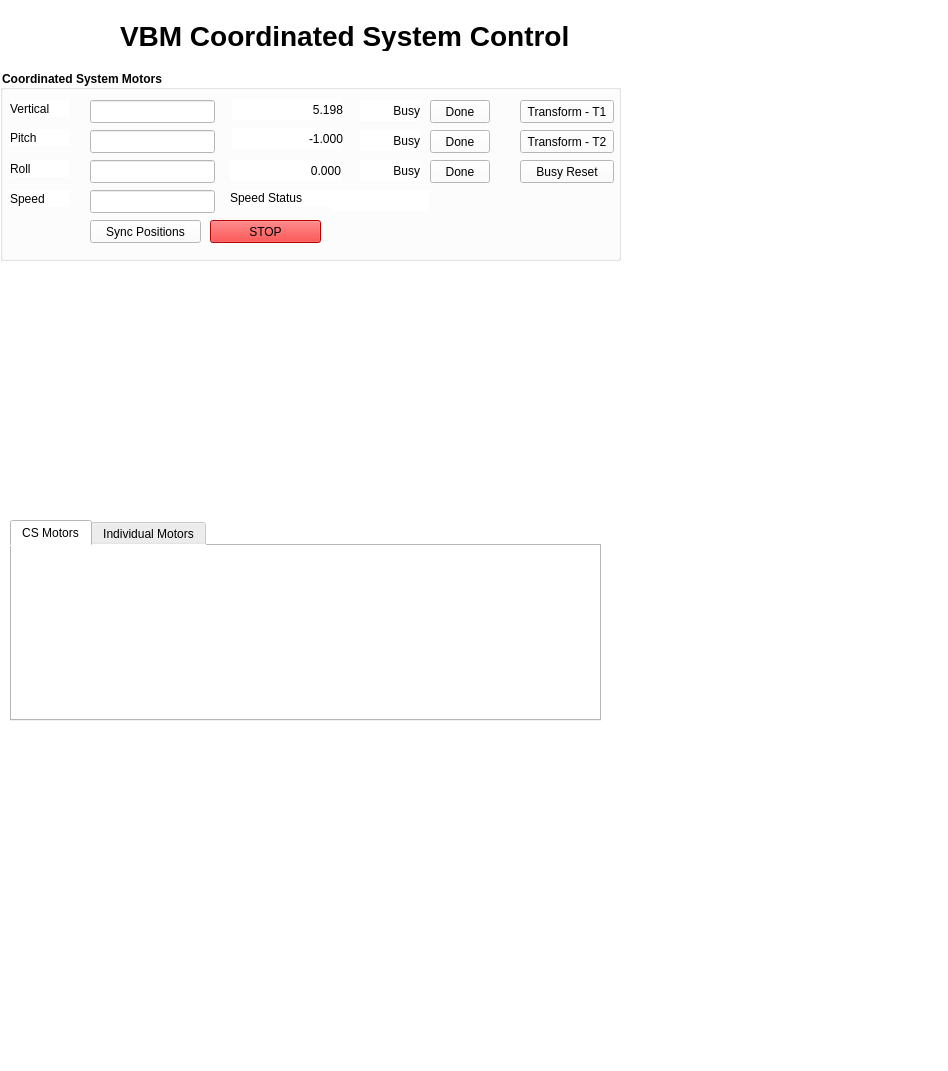
<?xml version="1.0" encoding="UTF-8"?>
<ui version="4.0">
 <class>Form</class>
 <widget class="QWidget" name="Form">
  <property name="geometry">
   <rect>
    <x>0</x>
    <y>0</y>
    <width>948</width>
    <height>1071</height>
   </rect>
  </property>
  <property name="windowTitle">
   <string>Form</string>
  </property>
  <property name="styleSheet">
   <string notr="true">background-color: rgb(255, 255, 255);</string>
  </property>
  <layout class="QHBoxLayout" name="horizontalLayout">
   <property name="spacing">
    <number>0</number>
   </property>
   <property name="leftMargin">
    <number>0</number>
   </property>
   <property name="topMargin">
    <number>0</number>
   </property>
   <property name="rightMargin">
    <number>0</number>
   </property>
   <property name="bottomMargin">
    <number>0</number>
   </property>
   <item>
    <widget class="QFrame" name="frame">
     <property name="minimumSize">
      <size>
       <width>948</width>
       <height>560</height>
      </size>
     </property>
     <property name="styleSheet">
      <string notr="true">background-color: rgb(255, 255, 255);</string>
     </property>
     <property name="frameShape">
      <enum>QFrame::NoFrame</enum>
     </property>
     <property name="frameShadow">
      <enum>QFrame::Raised</enum>
     </property>
     <widget class="QLabel" name="label_8">
      <property name="geometry">
       <rect>
        <x>120</x>
        <y>20</y>
        <width>531</width>
        <height>31</height>
       </rect>
      </property>
      <property name="font">
       <font>
        <pointsize>21</pointsize>
        <weight>75</weight>
        <bold>true</bold>
       </font>
      </property>
      <property name="text">
       <string>VBM Coordinated System Control</string>
      </property>
     </widget>
     <widget class="QGroupBox" name="groupBox_3">
      <property name="geometry">
       <rect>
        <x>0</x>
        <y>70</y>
        <width>621</width>
        <height>191</height>
       </rect>
      </property>
      <property name="font">
       <font>
        <weight>75</weight>
        <italic>false</italic>
        <bold>true</bold>
       </font>
      </property>
      <property name="title">
       <string>Coordinated System Motors</string>
      </property>
      <widget class="QELabel" name="qelabel_11">
       <property name="geometry">
        <rect>
         <x>232</x>
         <y>29</y>
         <width>111</width>
         <height>21</height>
        </rect>
       </property>
       <property name="alignment">
        <set>Qt::AlignRight|Qt::AlignTrailing|Qt::AlignVCenter</set>
       </property>
       <property name="variable" stdset="0">
        <string>MCT:VBM:CS_Y:t2.D</string>
       </property>
       <property name="text">
        <string>5.198</string>
       </property>
      </widget>
      <widget class="QELabel" name="qelabel_12">
       <property name="geometry">
        <rect>
         <x>232</x>
         <y>58</y>
         <width>111</width>
         <height>21</height>
        </rect>
       </property>
       <property name="alignment">
        <set>Qt::AlignRight|Qt::AlignTrailing|Qt::AlignVCenter</set>
       </property>
       <property name="variable" stdset="0">
        <string>MCT:VBM:CS_Y:t2.E</string>
       </property>
       <property name="text">
        <string>-1.000</string>
       </property>
      </widget>
      <widget class="QLabel" name="label_4">
       <property name="geometry">
        <rect>
         <x>10</x>
         <y>59</y>
         <width>60</width>
         <height>17</height>
        </rect>
       </property>
       <property name="text">
        <string>Pitch</string>
       </property>
      </widget>
      <widget class="QLabel" name="label_3">
       <property name="geometry">
        <rect>
         <x>10</x>
         <y>30</y>
         <width>60</width>
         <height>17</height>
        </rect>
       </property>
       <property name="text">
        <string>Vertical</string>
       </property>
      </widget>
      <widget class="QLabel" name="label_5">
       <property name="geometry">
        <rect>
         <x>10</x>
         <y>90</y>
         <width>60</width>
         <height>17</height>
        </rect>
       </property>
       <property name="text">
        <string>Roll</string>
       </property>
      </widget>
      <widget class="QELabel" name="qelabel_13">
       <property name="geometry">
        <rect>
         <x>230</x>
         <y>90</y>
         <width>111</width>
         <height>21</height>
        </rect>
       </property>
       <property name="alignment">
        <set>Qt::AlignRight|Qt::AlignTrailing|Qt::AlignVCenter</set>
       </property>
       <property name="variable" stdset="0">
        <string>MCT:VBM:CS_Y:t2.F</string>
       </property>
       <property name="text">
        <string>0.000</string>
       </property>
      </widget>
      <widget class="QLabel" name="label_6">
       <property name="geometry">
        <rect>
         <x>10</x>
         <y>120</y>
         <width>60</width>
         <height>17</height>
        </rect>
       </property>
       <property name="text">
        <string>Speed</string>
       </property>
      </widget>
      <widget class="QEPushButton" name="qepushbutton">
       <property name="geometry">
        <rect>
         <x>90</x>
         <y>150</y>
         <width>111</width>
         <height>23</height>
        </rect>
       </property>
       <property name="text">
        <string>Sync Positions</string>
       </property>
       <property name="variable" stdset="0">
        <string>MCT:VBM:CS_Y:sync.PROC</string>
       </property>
      </widget>
      <widget class="QEPushButton" name="qepushbutton_2">
       <property name="geometry">
        <rect>
         <x>210</x>
         <y>150</y>
         <width>111</width>
         <height>23</height>
        </rect>
       </property>
       <property name="autoFillBackground">
        <bool>false</bool>
       </property>
       <property name="text">
        <string>STOP</string>
       </property>
       <property name="variable" stdset="0">
        <string>MCT:VBM:CS_Y:stop</string>
       </property>
       <property name="styleSheet">
        <string notr="true">background-color: rgb(255, 0, 0);</string>
       </property>
      </widget>
      <widget class="QELabel" name="qelabel_14">
       <property name="geometry">
        <rect>
         <x>360</x>
         <y>30</y>
         <width>60</width>
         <height>21</height>
        </rect>
       </property>
       <property name="alignment">
        <set>Qt::AlignRight|Qt::AlignTrailing|Qt::AlignVCenter</set>
       </property>
       <property name="variable" stdset="0">
        <string>MCT:VBM:CS_Y:linr_busy</string>
       </property>
       <property name="text">
        <string>Busy</string>
       </property>
      </widget>
      <widget class="QELabel" name="qelabel_15">
       <property name="geometry">
        <rect>
         <x>360</x>
         <y>60</y>
         <width>60</width>
         <height>21</height>
        </rect>
       </property>
       <property name="alignment">
        <set>Qt::AlignRight|Qt::AlignTrailing|Qt::AlignVCenter</set>
       </property>
       <property name="variable" stdset="0">
        <string>MCT:VBM:CS_Y:pitch_busy</string>
       </property>
       <property name="text">
        <string>Busy</string>
       </property>
      </widget>
      <widget class="QELabel" name="qelabel_16">
       <property name="geometry">
        <rect>
         <x>360</x>
         <y>90</y>
         <width>60</width>
         <height>21</height>
        </rect>
       </property>
       <property name="alignment">
        <set>Qt::AlignRight|Qt::AlignTrailing|Qt::AlignVCenter</set>
       </property>
       <property name="variable" stdset="0">
        <string>MCT:VBM:CS_Y:roll_busy</string>
       </property>
       <property name="text">
        <string>Busy</string>
       </property>
      </widget>
      <widget class="QEPushButton" name="qepushbutton_3">
       <property name="geometry">
        <rect>
         <x>430</x>
         <y>30</y>
         <width>60</width>
         <height>23</height>
        </rect>
       </property>
       <property name="text">
        <string>Done</string>
       </property>
       <property name="variable" stdset="0">
        <string>MCT:VBM:CS_Y:linr_busy</string>
       </property>
       <property name="clickText">
        <string>0</string>
       </property>
       <property name="pressText">
        <string>0</string>
       </property>
      </widget>
      <widget class="QEPushButton" name="qepushbutton_4">
       <property name="geometry">
        <rect>
         <x>430</x>
         <y>60</y>
         <width>60</width>
         <height>23</height>
        </rect>
       </property>
       <property name="text">
        <string>Done</string>
       </property>
       <property name="variable" stdset="0">
        <string>MCT:VBM:CS_Y:pitch_busy</string>
       </property>
       <property name="clickText">
        <string>0</string>
       </property>
       <property name="pressText">
        <string>0</string>
       </property>
      </widget>
      <widget class="QEPushButton" name="qepushbutton_5">
       <property name="geometry">
        <rect>
         <x>430</x>
         <y>90</y>
         <width>60</width>
         <height>23</height>
        </rect>
       </property>
       <property name="text">
        <string>Done</string>
       </property>
       <property name="variable" stdset="0">
        <string>MCT:VBM:CS_Y:roll_busy</string>
       </property>
       <property name="clickText">
        <string>0</string>
       </property>
       <property name="pressText">
        <string>0</string>
       </property>
      </widget>
      <widget class="QEPushButton" name="qepushbutton_6">
       <property name="geometry">
        <rect>
         <x>520</x>
         <y>30</y>
         <width>94</width>
         <height>23</height>
        </rect>
       </property>
       <property name="text">
        <string>Transform - T1</string>
       </property>
       <property name="guiFile" stdset="0">
        <string>Transform_full.ui</string>
       </property>
       <property name="prioritySubstitutions">
        <string>P=MCT:VBM:CS_Y, T=t1</string>
       </property>
       <property name="creationOption" stdset="0">
        <enum>QEPushButton::NewTab</enum>
       </property>
      </widget>
      <widget class="QEPushButton" name="qepushbutton_7">
       <property name="geometry">
        <rect>
         <x>520</x>
         <y>60</y>
         <width>94</width>
         <height>23</height>
        </rect>
       </property>
       <property name="text">
        <string>Transform - T2</string>
       </property>
       <property name="guiFile" stdset="0">
        <string>Transform_full.ui</string>
       </property>
       <property name="prioritySubstitutions">
        <string notr="true">P=MCT:VBM:CS_Y, T=t2</string>
       </property>
       <property name="creationOption" stdset="0">
        <enum>QEPushButton::NewTab</enum>
       </property>
      </widget>
      <widget class="QELineEdit" name="qelineedit">
       <property name="geometry">
        <rect>
         <x>90</x>
         <y>30</y>
         <width>125</width>
         <height>23</height>
        </rect>
       </property>
       <property name="variable" stdset="0">
        <string>MCT:VBM:CS_Y:linr</string>
       </property>
       <property name="addUnits">
        <bool>true</bool>
       </property>
      </widget>
      <widget class="QELineEdit" name="qelineedit_2">
       <property name="geometry">
        <rect>
         <x>90</x>
         <y>60</y>
         <width>125</width>
         <height>23</height>
        </rect>
       </property>
       <property name="variable" stdset="0">
        <string>MCT:VBM:CS_Y:pitch</string>
       </property>
       <property name="addUnits">
        <bool>true</bool>
       </property>
      </widget>
      <widget class="QELineEdit" name="qelineedit_3">
       <property name="geometry">
        <rect>
         <x>90</x>
         <y>90</y>
         <width>125</width>
         <height>23</height>
        </rect>
       </property>
       <property name="variable" stdset="0">
        <string>MCT:VBM:CS_Y:roll</string>
       </property>
       <property name="addUnits">
        <bool>true</bool>
       </property>
      </widget>
      <widget class="QELineEdit" name="qelineedit_4">
       <property name="geometry">
        <rect>
         <x>90</x>
         <y>120</y>
         <width>125</width>
         <height>23</height>
        </rect>
       </property>
       <property name="variable" stdset="0">
        <string>MCT:VBM:CS_Y:speed</string>
       </property>
       <property name="addUnits">
        <bool>true</bool>
       </property>
      </widget>
      <widget class="QELabel" name="qelabel">
       <property name="geometry">
        <rect>
         <x>330</x>
         <y>120</y>
         <width>100</width>
         <height>21</height>
        </rect>
       </property>
       <property name="variable" stdset="0">
        <string>MCT:VBM:CS_Y:speed_alarm</string>
       </property>
      </widget>
      <widget class="QLabel" name="label_2">
       <property name="geometry">
        <rect>
         <x>230</x>
         <y>120</y>
         <width>100</width>
         <height>16</height>
        </rect>
       </property>
       <property name="text">
        <string>Speed Status</string>
       </property>
      </widget>
      <widget class="QEPushButton" name="qepushbutton_8">
       <property name="geometry">
        <rect>
         <x>520</x>
         <y>90</y>
         <width>94</width>
         <height>23</height>
        </rect>
       </property>
       <property name="text">
        <string>Busy Reset</string>
       </property>
       <property name="variable" stdset="0">
        <string>MCT:VBM:CS_Y:cs_busy_reset_</string>
       </property>
       <property name="clickText">
        <string>0</string>
       </property>
       <property name="pressText">
        <string>1</string>
       </property>
      </widget>
     </widget>
     <widget class="QLabel" name="label">
      <property name="geometry">
       <rect>
        <x>0</x>
        <y>210</y>
        <width>851</width>
        <height>441</height>
       </rect>
      </property>
      <property name="text">
       <string/>
      </property>
      <property name="pixmap">
       <pixmap>../../../../beamline/perforce/opa/mct/opis/ui/PDS/VBM_stripe_control.png</pixmap>
      </property>
      <property name="scaledContents">
       <bool>true</bool>
      </property>
     </widget>
     <widget class="QTabWidget" name="tabWidget">
      <property name="geometry">
       <rect>
        <x>10</x>
        <y>520</y>
        <width>591</width>
        <height>201</height>
       </rect>
      </property>
      <property name="currentIndex">
       <number>0</number>
      </property>
      <widget class="QWidget" name="tab">
       <attribute name="title">
        <string>CS Motors</string>
       </attribute>
       <widget class="QEForm" name="qeform_4">
        <property name="geometry">
         <rect>
          <x>10</x>
          <y>60</y>
          <width>571</width>
          <height>51</height>
         </rect>
        </property>
        <property name="userLevelVisibility" stdset="0">
         <enum>QEAbstractWidget::User</enum>
        </property>
        <property name="userLevelEnabled" stdset="0">
         <enum>QEAbstractWidget::User</enum>
        </property>
        <property name="uiFile" stdset="0">
         <string>ppmac1motor_sl.ui</string>
        </property>
        <property name="variableSubstitutions" stdset="0">
         <string>MOTOR=MCT:VBM:CS_Y:pitch_motor</string>
        </property>
       </widget>
       <widget class="QEForm" name="qeform_5">
        <property name="geometry">
         <rect>
          <x>10</x>
          <y>10</y>
          <width>571</width>
          <height>51</height>
         </rect>
        </property>
        <property name="userLevelVisibility" stdset="0">
         <enum>QEAbstractWidget::User</enum>
        </property>
        <property name="userLevelEnabled" stdset="0">
         <enum>QEAbstractWidget::User</enum>
        </property>
        <property name="uiFile" stdset="0">
         <string>ppmac1motor_sl.ui</string>
        </property>
        <property name="variableSubstitutions" stdset="0">
         <string>MOTOR=MCT:VBM:CS_Y:linr_motor</string>
        </property>
       </widget>
       <widget class="QEForm" name="qeform_6">
        <property name="geometry">
         <rect>
          <x>10</x>
          <y>110</y>
          <width>571</width>
          <height>51</height>
         </rect>
        </property>
        <property name="userLevelVisibility" stdset="0">
         <enum>QEAbstractWidget::User</enum>
        </property>
        <property name="userLevelEnabled" stdset="0">
         <enum>QEAbstractWidget::User</enum>
        </property>
        <property name="uiFile" stdset="0">
         <string>ppmac1motor_sl.ui</string>
        </property>
        <property name="variableSubstitutions" stdset="0">
         <string>MOTOR=MCT:VBM:CS_Y:roll_motor</string>
        </property>
       </widget>
      </widget>
      <widget class="QWidget" name="tab_2">
       <attribute name="title">
        <string>Individual Motors</string>
       </attribute>
       <widget class="QEForm" name="qeform">
        <property name="geometry">
         <rect>
          <x>10</x>
          <y>10</y>
          <width>571</width>
          <height>51</height>
         </rect>
        </property>
        <property name="userLevelVisibility" stdset="0">
         <enum>QEAbstractWidget::User</enum>
        </property>
        <property name="userLevelEnabled" stdset="0">
         <enum>QEAbstractWidget::User</enum>
        </property>
        <property name="uiFile" stdset="0">
         <string>ppmac1motor_sl.ui</string>
        </property>
        <property name="variableSubstitutions" stdset="0">
         <string>MOTOR=MCT:VBM:US_OB</string>
        </property>
       </widget>
       <widget class="QEForm" name="qeform_2">
        <property name="geometry">
         <rect>
          <x>10</x>
          <y>60</y>
          <width>571</width>
          <height>51</height>
         </rect>
        </property>
        <property name="userLevelVisibility" stdset="0">
         <enum>QEAbstractWidget::User</enum>
        </property>
        <property name="userLevelEnabled" stdset="0">
         <enum>QEAbstractWidget::User</enum>
        </property>
        <property name="uiFile" stdset="0">
         <string>ppmac1motor_sl.ui</string>
        </property>
        <property name="variableSubstitutions" stdset="0">
         <string>MOTOR=MCT:VBM:US_IB</string>
        </property>
       </widget>
       <widget class="QEForm" name="qeform_3">
        <property name="geometry">
         <rect>
          <x>10</x>
          <y>110</y>
          <width>571</width>
          <height>51</height>
         </rect>
        </property>
        <property name="userLevelVisibility" stdset="0">
         <enum>QEAbstractWidget::User</enum>
        </property>
        <property name="userLevelEnabled" stdset="0">
         <enum>QEAbstractWidget::User</enum>
        </property>
        <property name="uiFile" stdset="0">
         <string>ppmac1motor_sl.ui</string>
        </property>
        <property name="variableSubstitutions" stdset="0">
         <string>MOTOR=MCT:VBM:DS</string>
        </property>
       </widget>
      </widget>
     </widget>
     <zorder>label</zorder>
     <zorder>label_8</zorder>
     <zorder>groupBox_3</zorder>
     <zorder>tabWidget</zorder>
    </widget>
   </item>
  </layout>
 </widget>
 <customwidgets>
  <customwidget>
   <class>QEForm</class>
   <extends>QWidget</extends>
   <header>QEForm.h</header>
  </customwidget>
  <customwidget>
   <class>QELabel</class>
   <extends>QLabel</extends>
   <header>QELabel.h</header>
  </customwidget>
  <customwidget>
   <class>QELineEdit</class>
   <extends>QLineEdit</extends>
   <header>QELineEdit.h</header>
  </customwidget>
  <customwidget>
   <class>QEPushButton</class>
   <extends>QPushButton</extends>
   <header>QEPushButton.h</header>
  </customwidget>
 </customwidgets>
 <resources/>
 <connections/>
</ui>
